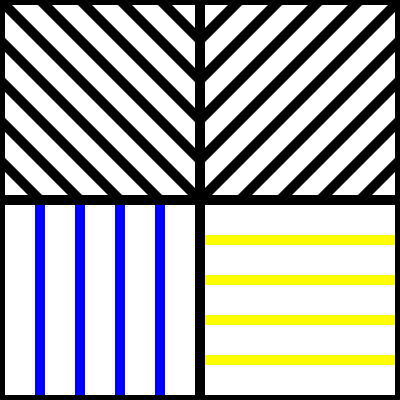
Frame 1 (no input)
Frame 60 (no input): identical to frame 1, image omitted
Frame 120 (the mouse pressed at the canvas centre since frame 60): identical to frame 1, image omitted

The p5.js sketch that drew this single still picture (run headless with seeded random() and noise() and a simulated clock; from frame 60 on, the mouse is pressed at the canvas centre):

// p5.js sketch
// ── sketch.js
var pty=200
var ptx=200

function setup() {
  createCanvas(400,400);
background(240);
strokeWeight(10);
}

function draw() {
strokeCap(SQUARE);
stroke('black')
rect(0,0,ptx,pty);
rect(0,pty,ptx,pty);
rect(ptx,0,ptx,pty);
rect(ptx,pty,ptx,pty);
line(0,40,160,pty);
line(0,80,120,pty);
line(0,120,80,pty);
line(0,160,40,pty);
line(0,0,200,pty);
line(40,0,ptx,160);
line(80,0,ptx,120);
line(120,0,ptx,80);
line(160,0,ptx,40);
stroke('blue')
line(40,205,40,395);
line(80,205,80,395);
line(120,205,120,395);
line(160,205,160,395);
stroke('yellow')
line(205,240,395,240);
line(205,280,395,280);
line(205,320,395,320);
line(205,360,395,360);
stroke('black')
line(400,0,ptx,pty);
line(360,0,ptx,160);
line(320,0,ptx,120);
line(280,0,ptx,80);
line(240,0,ptx,40);
line(400,40,240,pty);
line(400,80,280,pty);
line(400,120,320,pty);
line(400,160,360,pty);



}

// ── Sketch2.js
function setup() {
  createCanvas(400,400);
background('grey');
}

function draw() {

}
